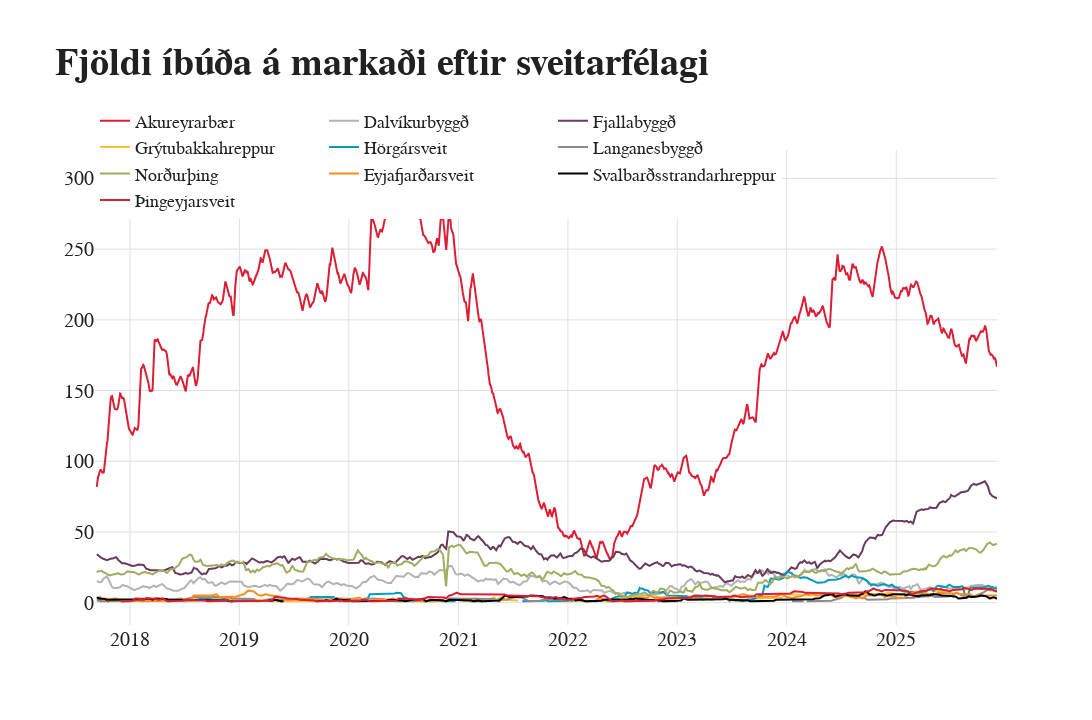

The notebook cell this image was saved under:
### Code cell
def make_plot(df):

    fig = isb.Figure('core')

    columns = [
         'Akureyrarbær', 'Dalvíkurbyggð', 'Fjallabyggð',
       'Grýtubakkahreppur', 'Hörgársveit', 'Langanesbyggð', 'Norðurþing',
       'Eyjafjarðarsveit', 'Svalbarðsstrandarhreppur', 'Þingeyjarsveit'
    ]
    

    fig.update_layout(
        legend = dict(
            x = 0.0,
            y = 1.1,
            orientation = 'h'
        )
    )
    
    fig.set_title(
        "Fjöldi íbúða á markaði eftir sveitarfélagi",
    )


    fig.update_layout(
        margin_t = 150,
    )

    for i, column in enumerate(columns):
        fig.add_scatter(
            x = df.index,
            y = df[column],
            line = dict(
                color = fig.colors(i)
            ),
            name = column,
            showlegend=True
        )

        fig.export(f"total-on-market--{i}")

    return fig


df_listings\
.pivot_table(index='date', columns='city_name', values='listings', aggfunc='sum')\
.rolling(7).mean()\
.pipe(make_plot)

### Figure 1 — Plotly figure (JSON) as saved in the notebook; plotly's stock layout.template omitted (floating-point values rounded to 4 significant figures; data arrays with more than 128 entries replaced by an {"elided": "..."} marker saying what was removed)
{"data": [{"line": {"color": "rgb(220, 30, 53)"}, "name": "Akureyrarbær", "showlegend": true, "type": "scatter", "x": {"elided": "3011 str values"}, "y": {"elided": "3011 float values"}}, {"line": {"color": "rgb(178, 180, 178)"}, "name": "Dalvíkurbyggð", "showlegend": true, "type": "scatter", "x": {"elided": "3011 str values"}, "y": {"elided": "3011 float values"}}, {"line": {"color": "rgb(105, 60, 94)"}, "name": "Fjallabyggð", "showlegend": true, "type": "scatter", "x": {"elided": "3011 str values"}, "y": {"elided": "3011 float values"}}, {"line": {"color": "rgb(252, 192, 54)"}, "name": "Grýtubakkahreppur", "showlegend": true, "type": "scatter", "x": {"elided": "3011 str values"}, "y": {"elided": "3011 float values"}}, {"line": {"color": "rgb(0, 156, 189)"}, "name": "Hörgársveit", "showlegend": true, "type": "scatter", "x": {"elided": "3011 str values"}, "y": {"elided": "3011 float values"}}, {"line": {"color": "rgb(145, 137, 137)"}, "name": "Langanesbyggð", "showlegend": true, "type": "scatter", "x": {"elided": "3011 str values"}, "y": {"elided": "3011 float values"}}, {"line": {"color": "rgb(160, 172, 96)"}, "name": "Norðurþing", "showlegend": true, "type": "scatter", "x": {"elided": "3011 str values"}, "y": {"elided": "3011 float values"}}, {"line": {"color": "rgb(245, 144, 32)"}, "name": "Eyjafjarðarsveit", "showlegend": true, "type": "scatter", "x": {"elided": "3011 str values"}, "y": {"elided": "3011 float values"}}, {"line": {"color": "rgb(0, 0, 0)"}, "name": "Svalbarðsstrandarhreppur", "showlegend": true, "type": "scatter", "x": {"elided": "3011 str values"}, "y": {"elided": "3011 float values"}}, {"line": {"color": "rgb(220, 30, 53)"}, "name": "Þingeyjarsveit", "showlegend": true, "type": "scatter", "x": {"elided": "3011 str values"}, "y": {"elided": "3011 float values"}}], "layout": {"autosize": false, "font": {"color": "#212121", "family": "TT Norms Pro"}, "height": 720, "legend": {"font": {"color": "#212121", "family": "TT Norms Pro", "size": 18}, "orientation": "h", "x": 0, "y": 1.1}, "margin": {"b": 95, "l": 95, "r": 95, "t": 150}, "paper_bgcolor": "#ffffff", "plot_bgcolor": "#ffffff", "title": {"font": {"color": "#212121", "family": "TT Norms Pro", "size": 24}, "text": "<span style=\"font-size: 38px;\"><b>Fjöldi íbúða á markaði eftir sveitarfélagi</b></span>"}, "width": 1280, "xaxis": {"gridcolor": "#e0e0e0", "tickfont": {"color": "#212121", "family": "TT Norms Pro", "size": 20}, "title": {"font": {"color": "#212121", "family": "TT Norms Pro", "size": 24}}, "zerolinecolor": "#e0e0e0", "zerolinewidth": 0}, "xaxis10": {"gridcolor": "#e0e0e0", "tickfont": {"color": "#212121", "family": "TT Norms Pro", "size": 20}, "title": {"font": {"color": "#212121", "family": "TT Norms Pro", "size": 24}}, "zerolinecolor": "#e0e0e0", "zerolinewidth": 0}, "xaxis11": {"gridcolor": "#e0e0e0", "tickfont": {"color": "#212121", "family": "TT Norms Pro", "size": 20}, "title": {"font": {"color": "#212121", "family": "TT Norms Pro", "size": 24}}, "zerolinecolor": "#e0e0e0", "zerolinewidth": 0}, "xaxis12": {"gridcolor": "#e0e0e0", "tickfont": {"color": "#212121", "family": "TT Norms Pro", "size": 20}, "title": {"font": {"color": "#212121", "family": "TT Norms Pro", "size": 24}}, "zerolinecolor": "#e0e0e0", "zerolinewidth": 0}, "xaxis13": {"gridcolor": "#e0e0e0", "tickfont": {"color": "#212121", "family": "TT Norms Pro", "size": 20}, "title": {"font": {"color": "#212121", "family": "TT Norms Pro", "size": 24}}, "zerolinecolor": "#e0e0e0", "zerolinewidth": 0}, "xaxis14": {"gridcolor": "#e0e0e0", "tickfont": {"color": "#212121", "family": "TT Norms Pro", "size": 20}, "title": {"font": {"color": "#212121", "family": "TT Norms Pro", "size": 24}}, "zerolinecolor": "#e0e0e0", "zerolinewidth": 0}, "xaxis15": {"gridcolor": "#e0e0e0", "tickfont": {"color": "#212121", "family": "TT Norms Pro", "size": 20}, "title": {"font": {"color": "#212121", "family": "TT Norms Pro", "size": 24}}, "zerolinecolor": "#e0e0e0", "zerolinewidth": 0}, "xaxis16": {"gridcolor": "#e0e0e0", "tickfont": {"color": "#212121", "family": "TT Norms Pro", "size": 20}, "title": {"font": {"color": "#212121", "family": "TT Norms Pro", "size": 24}}, "zerolinecolor": "#e0e0e0", "zerolinewidth": 0}, "xaxis17": {"gridcolor": "#e0e0e0", "tickfont": {"color": "#212121", "family": "TT Norms Pro", "size": 20}, "title": {"font": {"color": "#212121", "family": "TT Norms Pro", "size": 24}}, "zerolinecolor": "#e0e0e0", "zerolinewidth": 0}, "xaxis18": {"gridcolor": "#e0e0e0", "tickfont": {"color": "#212121", "family": "TT Norms Pro", "size": 20}, "title": {"font": {"color": "#212121", "family": "TT Norms Pro", "size": 24}}, "zerolinecolor": "#e0e0e0", "zerolinewidth": 0}, "xaxis19": {"gridcolor": "#e0e0e0", "tickfont": {"color": "#212121", "family": "TT Norms Pro", "size": 20}, "title": {"font": {"color": "#212121", "family": "TT Norms Pro", "size": 24}}, "zerolinecolor": "#e0e0e0", "zerolinewidth": 0}, "xaxis2": {"gridcolor": "#e0e0e0", "tickfont": {"color": "#212121", "family": "TT Norms Pro", "size": 20}, "title": {"font": {"color": "#212121", "family": "TT Norms Pro", "size": 24}}, "zerolinecolor": "#e0e0e0", "zerolinewidth": 0}, "xaxis20": {"gridcolor": "#e0e0e0", "tickfont": {"color": "#212121", "family": "TT Norms Pro", "size": 20}, "title": {"font": {"color": "#212121", "family": "TT Norms Pro", "size": 24}}, "zerolinecolor": "#e0e0e0", "zerolinewidth": 0}, "xaxis3": {"gridcolor": "#e0e0e0", "tickfont": {"color": "#212121", "family": "TT Norms Pro", "size": 20}, "title": {"font": {"color": "#212121", "family": "TT Norms Pro", "size": 24}}, "zerolinecolor": "#e0e0e0", "zerolinewidth": 0}, "xaxis4": {"gridcolor": "#e0e0e0", "tickfont": {"color": "#212121", "family": "TT Norms Pro", "size": 20}, "title": {"font": {"color": "#212121", "family": "TT Norms Pro", "size": 24}}, "zerolinecolor": "#e0e0e0", "zerolinewidth": 0}, "xaxis5": {"gridcolor": "#e0e0e0", "tickfont": {"color": "#212121", "family": "TT Norms Pro", "size": 20}, "title": {"font": {"color": "#212121", "family": "TT Norms Pro", "size": 24}}, "zerolinecolor": "#e0e0e0", "zerolinewidth": 0}, "xaxis6": {"gridcolor": "#e0e0e0", "tickfont": {"color": "#212121", "family": "TT Norms Pro", "size": 20}, "title": {"font": {"color": "#212121", "family": "TT Norms Pro", "size": 24}}, "zerolinecolor": "#e0e0e0", "zerolinewidth": 0}, "xaxis7": {"gridcolor": "#e0e0e0", "tickfont": {"color": "#212121", "family": "TT Norms Pro", "size": 20}, "title": {"font": {"color": "#212121", "family": "TT Norms Pro", "size": 24}}, "zerolinecolor": "#e0e0e0", "zerolinewidth": 0}, "xaxis8": {"gridcolor": "#e0e0e0", "tickfont": {"color": "#212121", "family": "TT Norms Pro", "size": 20}, "title": {"font": {"color": "#212121", "family": "TT Norms Pro", "size": 24}}, "zerolinecolor": "#e0e0e0", "zerolinewidth": 0}, "xaxis9": {"gridcolor": "#e0e0e0", "tickfont": {"color": "#212121", "family": "TT Norms Pro", "size": 20}, "title": {"font": {"color": "#212121", "family": "TT Norms Pro", "size": 24}}, "zerolinecolor": "#e0e0e0", "zerolinewidth": 0}, "yaxis": {"gridcolor": "#e0e0e0", "tickfont": {"color": "#212121", "family": "TT Norms Pro", "size": 20}, "title": {"font": {"color": "#212121", "family": "TT Norms Pro", "size": 24}}, "zerolinecolor": "#e0e0e0", "zerolinewidth": 0}, "yaxis10": {"gridcolor": "#e0e0e0", "tickfont": {"color": "#212121", "family": "TT Norms Pro", "size": 20}, "title": {"font": {"color": "#212121", "family": "TT Norms Pro", "size": 24}}, "zerolinecolor": "#e0e0e0", "zerolinewidth": 0}, "yaxis11": {"gridcolor": "#e0e0e0", "tickfont": {"color": "#212121", "family": "TT Norms Pro", "size": 20}, "title": {"font": {"color": "#212121", "family": "TT Norms Pro", "size": 24}}, "zerolinecolor": "#e0e0e0", "zerolinewidth": 0}, "yaxis12": {"gridcolor": "#e0e0e0", "tickfont": {"color": "#212121", "family": "TT Norms Pro", "size": 20}, "title": {"font": {"color": "#212121", "family": "TT Norms Pro", "size": 24}}, "zerolinecolor": "#e0e0e0", "zerolinewidth": 0}, "yaxis13": {"gridcolor": "#e0e0e0", "tickfont": {"color": "#212121", "family": "TT Norms Pro", "size": 20}, "title": {"font": {"color": "#212121", "family": "TT Norms Pro", "size": 24}}, "zerolinecolor": "#e0e0e0", "zerolinewidth": 0}, "yaxis14": {"gridcolor": "#e0e0e0", "tickfont": {"color": "#212121", "family": "TT Norms Pro", "size": 20}, "title": {"font": {"color": "#212121", "family": "TT Norms Pro", "size": 24}}, "zerolinecolor": "#e0e0e0", "zerolinewidth": 0}, "yaxis15": {"gridcolor": "#e0e0e0", "tickfont": {"color": "#212121", "family": "TT Norms Pro", "size": 20}, "title": {"font": {"color": "#212121", "family": "TT Norms Pro", "size": 24}}, "zerolinecolor": "#e0e0e0", "zerolinewidth": 0}, "yaxis16": {"gridcolor": "#e0e0e0", "tickfont": {"color": "#212121", "family": "TT Norms Pro", "size": 20}, "title": {"font": {"color": "#212121", "family": "TT Norms Pro", "size": 24}}, "zerolinecolor": "#e0e0e0", "zerolinewidth": 0}, "yaxis17": {"gridcolor": "#e0e0e0", "tickfont": {"color": "#212121", "family": "TT Norms Pro", "size": 20}, "title": {"font": {"color": "#212121", "family": "TT Norms Pro", "size": 24}}, "zerolinecolor": "#e0e0e0", "zerolinewidth": 0}, "yaxis18": {"gridcolor": "#e0e0e0", "tickfont": {"color": "#212121", "family": "TT Norms Pro", "size": 20}, "title": {"font": {"color": "#212121", "family": "TT Norms Pro", "size": 24}}, "zerolinecolor": "#e0e0e0", "zerolinewidth": 0}, "yaxis19": {"gridcolor": "#e0e0e0", "tickfont": {"color": "#212121", "family": "TT Norms Pro", "size": 20}, "title": {"font": {"color": "#212121", "family": "TT Norms Pro", "size": 24}}, "zerolinecolor": "#e0e0e0", "zerolinewidth": 0}, "yaxis2": {"gridcolor": "#e0e0e0", "tickfont": {"color": "#212121", "family": "TT Norms Pro", "size": 20}, "title": {"font": {"color": "#212121", "family": "TT Norms Pro", "size": 24}}, "zerolinecolor": "#e0e0e0", "zerolinewidth": 0}, "yaxis20": {"gridcolor": "#e0e0e0", "tickfont": {"color": "#212121", "family": "TT Norms Pro", "size": 20}, "title": {"font": {"color": "#212121", "family": "TT Norms Pro", "size": 24}}, "zerolinecolor": "#e0e0e0", "zerolinewidth": 0}, "yaxis3": {"gridcolor": "#e0e0e0", "tickfont": {"color": "#212121", "family": "TT Norms Pro", "size": 20}, "title": {"font": {"color": "#212121", "family": "TT Norms Pro", "size": 24}}, "zerolinecolor": "#e0e0e0", "zerolinewidth": 0}, "yaxis4": {"gridcolor": "#e0e0e0", "tickfont": {"color": "#212121", "family": "TT Norms Pro", "size": 20}, "title": {"font": {"color": "#212121", "family": "TT Norms Pro", "size": 24}}, "zerolinecolor": "#e0e0e0", "zerolinewidth": 0}, "yaxis5": {"gridcolor": "#e0e0e0", "tickfont": {"color": "#212121", "family": "TT Norms Pro", "size": 20}, "title": {"font": {"color": "#212121", "family": "TT Norms Pro", "size": 24}}, "zerolinecolor": "#e0e0e0", "zerolinewidth": 0}, "yaxis6": {"gridcolor": "#e0e0e0", "tickfont": {"color": "#212121", "family": "TT Norms Pro", "size": 20}, "title": {"font": {"color": "#212121", "family": "TT Norms Pro", "size": 24}}, "zerolinecolor": "#e0e0e0", "zerolinewidth": 0}, "yaxis7": {"gridcolor": "#e0e0e0", "tickfont": {"color": "#212121", "family": "TT Norms Pro", "size": 20}, "title": {"font": {"color": "#212121", "family": "TT Norms Pro", "size": 24}}, "zerolinecolor": "#e0e0e0", "zerolinewidth": 0}, "yaxis8": {"gridcolor": "#e0e0e0", "tickfont": {"color": "#212121", "family": "TT Norms Pro", "size": 20}, "title": {"font": {"color": "#212121", "family": "TT Norms Pro", "size": 24}}, "zerolinecolor": "#e0e0e0", "zerolinewidth": 0}, "yaxis9": {"gridcolor": "#e0e0e0", "tickfont": {"color": "#212121", "family": "TT Norms Pro", "size": 20}, "title": {"font": {"color": "#212121", "family": "TT Norms Pro", "size": 24}}, "zerolinecolor": "#e0e0e0", "zerolinewidth": 0}}}
